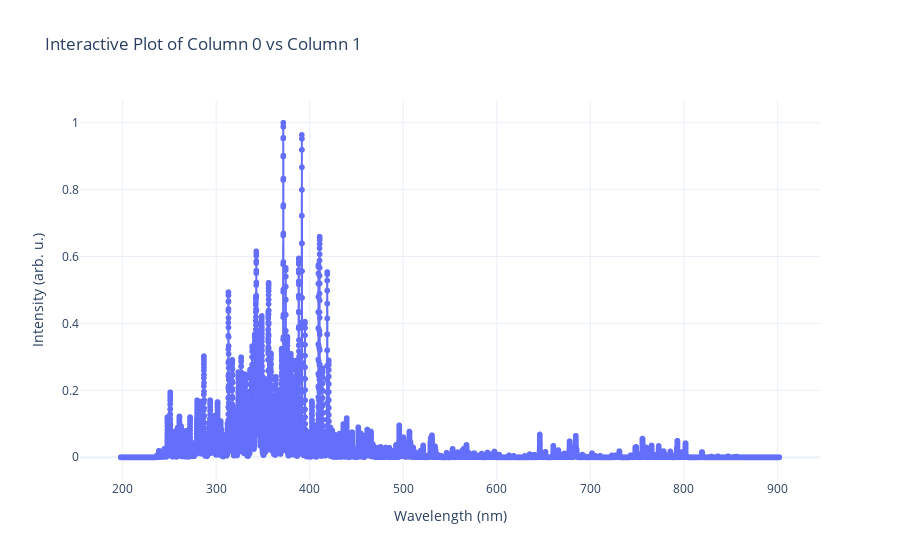

Notebook source saved alongside this figure:
### Code cell
import plotly.express as px

# Create an interactive plot using Plotly
fig = px.line(Tm, x=0, y=1, markers=True, title='Interactive Plot of Column 0 vs Column 1')

# Update labels
fig.update_layout(
    xaxis_title='Wavelength (nm)',
    yaxis_title='Intensity (arb. u.)',
    template='plotly_white'
)

# Display the interactive plot
fig.show()

### Figure 1 — Plotly figure (JSON) as saved in the notebook; plotly's stock layout.template omitted (floating-point values rounded to 4 significant figures; data arrays with more than 128 entries replaced by an {"elided": "..."} marker saying what was removed)
{"data": [{"hovertemplate": "0=%{x}<br>1=%{y}<extra></extra>", "legendgroup": "", "line": {"color": "#636efa", "dash": "solid"}, "marker": {"symbol": "circle"}, "mode": "markers+lines", "name": "", "showlegend": false, "type": "scattergl", "x": {"elided": "35203 float values"}, "xaxis": "x", "y": {"elided": "35203 float values"}, "yaxis": "y"}], "layout": {"legend": {"tracegroupgap": 0}, "title": {"text": "Interactive Plot of Column 0 vs Column 1"}, "xaxis": {"anchor": "y", "domain": [0, 1], "title": {"text": "Wavelength (nm)"}}, "yaxis": {"anchor": "x", "domain": [0, 1], "title": {"text": "Intensity (arb. u.)"}}}}
